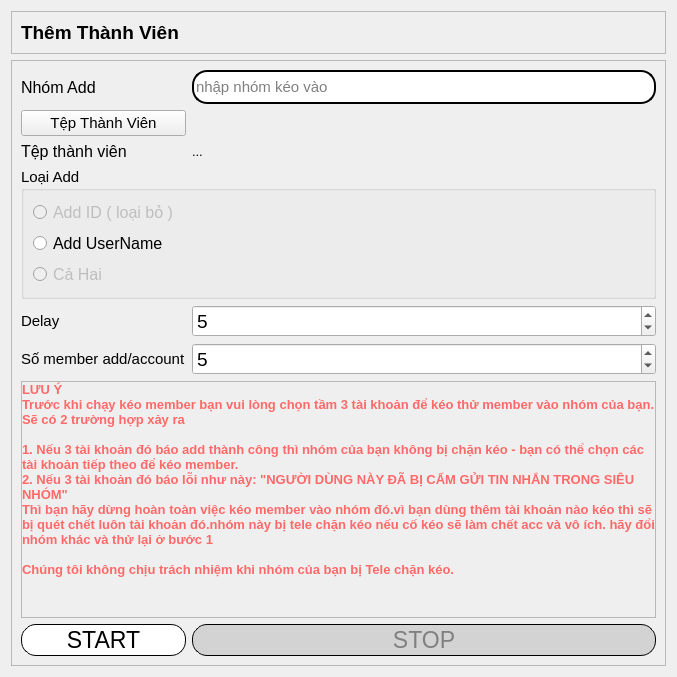
               <widget class="QWidget" name="page_4">
                <layout class="QGridLayout" name="gridLayout_5">
                 <item row="0" column="0">
                  <widget class="QFrame" name="frame_8">
                   <property name="frameShape">
                    <enum>QFrame::StyledPanel</enum>
                   </property>
                   <property name="frameShadow">
                    <enum>QFrame::Raised</enum>
                   </property>
                   <layout class="QHBoxLayout" name="horizontalLayout_7">
                    <item alignment="Qt::AlignTop">
                     <widget class="QLabel" name="label_7">
                      <property name="font">
                       <font>
                        <pointsize>14</pointsize>
                        <weight>75</weight>
                        <bold>true</bold>
                        <kerning>true</kerning>
                       </font>
                      </property>
                      <property name="text">
                       <string>Thêm Thành Viên</string>
                      </property>
                     </widget>
                    </item>
                   </layout>
                  </widget>
                 </item>
                 <item row="1" column="0">
                  <widget class="QFrame" name="frame_9">
                   <property name="sizePolicy">
                    <sizepolicy hsizetype="Preferred" vsizetype="Expanding">
                     <horstretch>0</horstretch>
                     <verstretch>0</verstretch>
                    </sizepolicy>
                   </property>
                   <property name="font">
                    <font>
                     <pointsize>14</pointsize>
                     <kerning>true</kerning>
                    </font>
                   </property>
                   <property name="styleSheet">
                    <string notr="true"/>
                   </property>
                   <property name="frameShape">
                    <enum>QFrame::StyledPanel</enum>
                   </property>
                   <property name="frameShadow">
                    <enum>QFrame::Raised</enum>
                   </property>
                   <layout class="QGridLayout" name="gridLayout_9">
                    <item row="6" column="1">
                     <widget class="QSpinBox" name="sp_numberAcc">
                      <property name="value">
                       <number>5</number>
                      </property>
                     </widget>
                    </item>
                    <item row="4" column="0" colspan="2">
                     <widget class="QGroupBox" name="groupBox">
                      <property name="font">
                       <font>
                        <pointsize>11</pointsize>
                        <kerning>true</kerning>
                       </font>
                      </property>
                      <property name="title">
                       <string>Loại Add</string>
                      </property>
                      <layout class="QVBoxLayout" name="verticalLayout_9">
                       <item>
                        <widget class="QRadioButton" name="rd_id">
                         <property name="enabled">
                          <bool>false</bool>
                         </property>
                         <property name="font">
                          <font>
                           <pointsize>12</pointsize>
                          </font>
                         </property>
                         <property name="text">
                          <string>Add ID ( loại bỏ )</string>
                         </property>
                        </widget>
                       </item>
                       <item>
                        <widget class="QRadioButton" name="rd_name">
                         <property name="font">
                          <font>
                           <pointsize>12</pointsize>
                          </font>
                         </property>
                         <property name="text">
                          <string>Add UserName</string>
                         </property>
                        </widget>
                       </item>
                       <item>
                        <widget class="QRadioButton" name="rd_all">
                         <property name="enabled">
                          <bool>false</bool>
                         </property>
                         <property name="font">
                          <font>
                           <pointsize>12</pointsize>
                          </font>
                         </property>
                         <property name="text">
                          <string>Cả Hai</string>
                         </property>
                        </widget>
                       </item>
                      </layout>
                     </widget>
                    </item>
                    <item row="0" column="0">
                     <widget class="QLabel" name="label_15">
                      <property name="font">
                       <font>
                        <pointsize>12</pointsize>
                        <kerning>true</kerning>
                       </font>
                      </property>
                      <property name="text">
                       <string>Nhóm Add</string>
                      </property>
                     </widget>
                    </item>
                    <item row="1" column="0">
                     <widget class="QPushButton" name="bt_addFileMem">
                      <property name="font">
                       <font>
                        <pointsize>11</pointsize>
                        <kerning>true</kerning>
                       </font>
                      </property>
                      <property name="text">
                       <string>Tệp Thành Viên</string>
                      </property>
                     </widget>
                    </item>
                    <item row="7" column="0" colspan="2">
                     <widget class="QFrame" name="frame_10">
                      <property name="frameShape">
                       <enum>QFrame::StyledPanel</enum>
                      </property>
                      <property name="frameShadow">
                       <enum>QFrame::Raised</enum>
                      </property>
                      <layout class="QVBoxLayout" name="verticalLayout_10">
                       <property name="spacing">
                        <number>0</number>
                       </property>
                       <property name="leftMargin">
                        <number>0</number>
                       </property>
                       <property name="topMargin">
                        <number>0</number>
                       </property>
                       <property name="rightMargin">
                        <number>0</number>
                       </property>
                       <property name="bottomMargin">
                        <number>0</number>
                       </property>
                       <item>
                        <widget class="QLabel" name="label_19">
                         <property name="font">
                          <font>
                           <pointsize>10</pointsize>
                           <weight>75</weight>
                           <italic>false</italic>
                           <bold>true</bold>
                           <kerning>true</kerning>
                          </font>
                         </property>
                         <property name="styleSheet">
                          <string notr="true">color: rgb(255, 105, 105);</string>
                         </property>
                         <property name="text">
                          <string>LƯU Ý
Trước khi chạy kéo member bạn vui lòng chọn tầm 3 tài khoản để kéo thử member vào nhóm của bạn.
Sẽ có 2 trường hợp xảy ra

1. Nếu 3 tài khoản đó báo add thành công thì nhóm của bạn không bị chặn kéo - bạn có thể chọn các tài khoản tiếp theo để kéo member.
2. Nếu 3 tài khoản đó báo lỗi như này: &quot;NGƯỜI DÙNG NÀY ĐÃ BỊ CẤM GỬI TIN NHẮN TRONG SIÊU NHÓM&quot;
Thì bạn hãy dừng hoàn toàn việc kéo member vào nhóm đó.vì bạn dùng thêm tài khoản nào kéo thì sẽ bị quét chết luôn tài khoản đó.nhóm này bị tele chặn kéo nếu cố kéo sẽ làm chết acc và vô ích. hãy đổi nhóm khác và thử lại ở bước 1

Chúng tôi không chịu trách nhiệm khi nhóm của bạn bị Tele chặn kéo.</string>
                         </property>
                         <property name="textFormat">
                          <enum>Qt::PlainText</enum>
                         </property>
                         <property name="alignment">
                          <set>Qt::AlignLeading|Qt::AlignLeft|Qt::AlignVCenter</set>
                         </property>
                         <property name="wordWrap">
                          <bool>true</bool>
                         </property>
                         <property name="margin">
                          <number>3</number>
                         </property>
                         <property name="indent">
                          <number>-1</number>
                         </property>
                        </widget>
                       </item>
                       <item>
                        <spacer name="verticalSpacer_4">
                         <property name="orientation">
                          <enum>Qt::Vertical</enum>
                         </property>
                         <property name="sizeHint" stdset="0">
                          <size>
                           <width>20</width>
                           <height>40</height>
                          </size>
                         </property>
                        </spacer>
                       </item>
                      </layout>
                     </widget>
                    </item>
                    <item row="6" column="0">
                     <widget class="QLabel" name="label_18">
                      <property name="font">
                       <font>
                        <pointsize>11</pointsize>
                        <kerning>true</kerning>
                       </font>
                      </property>
                      <property name="text">
                       <string>Số member add/account</string>
                      </property>
                     </widget>
                    </item>
                    <item row="0" column="1">
                     <widget class="QLineEdit" name="le_groupAdd">
                      <property name="minimumSize">
                       <size>
                        <width>0</width>
                        <height>34</height>
                       </size>
                      </property>
                      <property name="font">
                       <font>
                        <pointsize>11</pointsize>
                        <kerning>true</kerning>
                       </font>
                      </property>
                      <property name="styleSheet">
                       <string notr="true">border: 2px solid ;
border-radius: 15px;
min-height: 30px;</string>
                      </property>
                      <property name="placeholderText">
                       <string>nhập nhóm kéo vào</string>
                      </property>
                     </widget>
                    </item>
                    <item row="8" column="1">
                     <widget class="QPushButton" name="bt_stopAdd">
                      <property name="enabled">
                       <bool>false</bool>
                      </property>
                      <property name="font">
                       <font>
                        <pointsize>17</pointsize>
                       </font>
                      </property>
                      <property name="styleSheet">
                       <string notr="true">QPushButton {
    border: 1px solid ;
    border-radius: 15px;
    background-color: white;
    min-height: 30px;

}
    QPushButton:disabled {
        background-color: lightgray;
        color: gray;
        font-weight: normal;
    }
QPushButton:pressed {
    background-color: qlineargradient(x1: 0, y1: 0, x2: 0, y2: 1,
                                      stop: 0 #dadbde, stop: 1 #f6f7fa);
}

QPushButton:flat {
    border: none; /* no border for a flat push button */
}

QPushButton:default {
    border-color: navy; /* make the default button prominent */
}</string>
                      </property>
                      <property name="text">
                       <string>STOP</string>
                      </property>
                     </widget>
                    </item>
                    <item row="5" column="0">
                     <widget class="QLabel" name="label_21">
                      <property name="font">
                       <font>
                        <pointsize>11</pointsize>
                        <kerning>true</kerning>
                       </font>
                      </property>
                      <property name="text">
                       <string>Delay</string>
                      </property>
                     </widget>
                    </item>
                    <item row="5" column="1">
                     <widget class="QSpinBox" name="sp_delay">
                      <property name="value">
                       <number>5</number>
                      </property>
                     </widget>
                    </item>
                    <item row="8" column="0">
                     <widget class="QPushButton" name="bt_startAdd">
                      <property name="font">
                       <font>
                        <pointsize>17</pointsize>
                        <kerning>true</kerning>
                       </font>
                      </property>
                      <property name="styleSheet">
                       <string notr="true">QPushButton {
    border: 1px solid ;
    border-radius: 15px;
    background-color: white;
    min-height: 30px;

}
    QPushButton:disabled {
        background-color: lightgray;
        color: gray;
        font-weight: normal;
    }
QPushButton:pressed {
    background-color: qlineargradient(x1: 0, y1: 0, x2: 0, y2: 1,
                                      stop: 0 #dadbde, stop: 1 #f6f7fa);
}

QPushButton:flat {
    border: none; /* no border for a flat push button */
}

QPushButton:default {
    border-color: navy; /* make the default button prominent */
}</string>
                      </property>
                      <property name="text">
                       <string>START</string>
                      </property>
                     </widget>
                    </item>
                    <item row="2" column="1">
                     <widget class="QLabel" name="lb_fileMem">
                      <property name="font">
                       <font>
                        <pointsize>10</pointsize>
                        <kerning>true</kerning>
                       </font>
                      </property>
                      <property name="text">
                       <string>...</string>
                      </property>
                     </widget>
                    </item>
                    <item row="2" column="0">
                     <widget class="QLabel" name="label_16">
                      <property name="font">
                       <font>
                        <pointsize>12</pointsize>
                        <kerning>true</kerning>
                       </font>
                      </property>
                      <property name="text">
                       <string>Tệp thành viên</string>
                      </property>
                     </widget>
                    </item>
                   </layout>
                  </widget>
                 </item>
                </layout>
               </widget>
